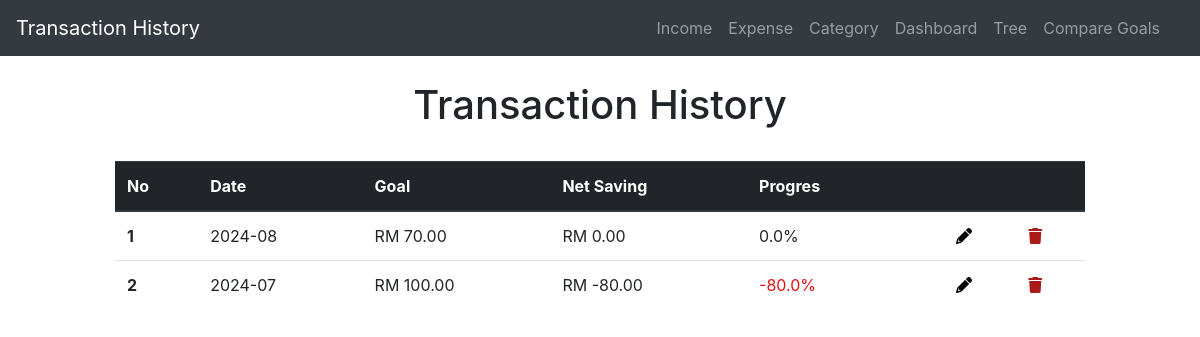
The page /compare on the database as committed earlier.
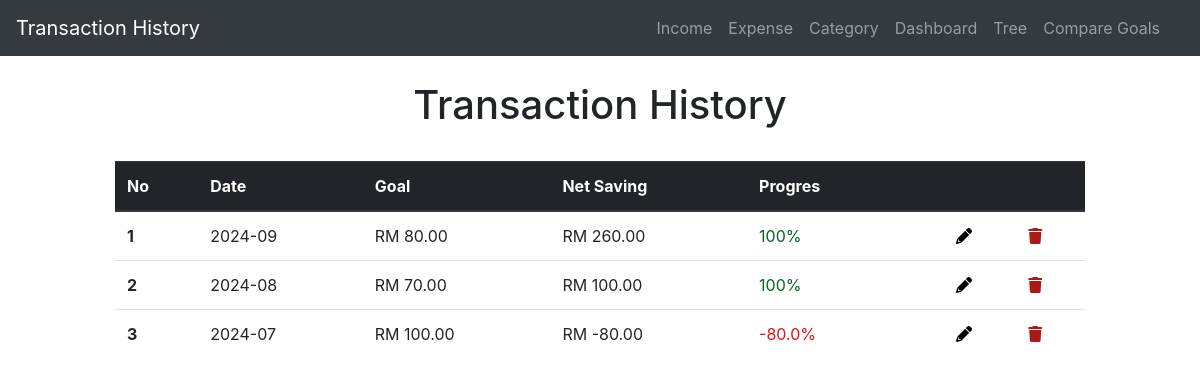
The same page on the database as committed later.
### application/models.py (models this page shows, shortened)
class goal(db.Model):
    id = db.Column(db.Integer, primary_key=True)
    amount = db.Column(db.Double, nullable=False)
    month = db.Column(db.String(30),nullable=False)
    year = db.Column(db.Integer, nullable=False)

### application/routes.py (the view)
@app.route('/compare', methods=['GET', 'POST'])
def compare():
    goall = goal.query.all()
    net_query = db.session.query(
        func.sum(net.amount).label('total'),
        func.strftime('%Y-%m', net.date).label('month_year')
    ).group_by(func.strftime('%Y-%m', net.date)).all()
    net_dict = {result.month_year: result.total for result in net_query}
    amounts = []
    for goal_entry in goall:
        month_year = f'{goal_entry.year}-{int(goal_entry.month):02d}'
        net_amount = net_dict.get(month_year, 0)
        if goal_entry.amount == 0 :
            progress = 0
        else:  # Avoid division by zero
            progress = ( net_amount / goal_entry.amount) * 100
            if progress > 100: progress = 100
        amounts.append({
            'id':goal_entry.id,
            'month_year': month_year,
            'goal': goal_entry.amount,
            'net': net_amount,
            'progress' :progress
        })
        amounts.sort(key=lambda x: x['month_year'], reverse=True)
    return render_template('compare_goal.html', amounts=amounts)

### application/templates/compare_goal.html
{% extends 'layout.html' %}
{% block content %}
<head>
    <link rel="stylesheet" href="https://cdnjs.cloudflare.com/ajax/libs/font-awesome/6.0.0-beta3/css/all.min.css">
</head>
<div class="col-sm-10 ml-auto mr-auto ">
    <center>
     <H1>Transaction History</H1>
    </center>
    <br>
    <table class="table">
        <thead class="thead-dark">
            <tr>
                <th scope="col">No</th>
                <th scope="col">Date</th>
                <th scope="col">Goal</th>
                <th scope="col">Net Saving</th>
                <th scope="col">Progres</th>
                <th scope="col"></th>
                <th scope="col"></th>
                <th scope="col"></th>
            </tr>
        </thead>
        <tbody id="results">
            {% for entry in amounts %}
                    <tr>
                        <th scope="row">{{loop.index}}</th>
                        <td>{{entry.month_year}}</td>
                        <td class="amount-field">RM {{ "{:.2f}".format(entry.goal) }}</td>
                        <td class="amount-field">RM {{ "{:.2f}".format(entry.net) }}</td>
                        {% if entry.progress < 0 %}
                            <td><span style="color: rgb(223, 20, 20);">{{ entry.progress | round(2) }}%</span></td>
                        {% elif entry.progress == 100 %}
                            <td><span style="color: rgb(0, 100, 38);">{{ entry.progress | round(2) }}%</span></td>
                        {% else %}
                            <td>{{ entry.progress | round(2) }}%</td>
                        {% endif %}
                        <td></td><td><a href="{{ url_for('edit_goal', entry_id=entry.id) }}"  class="edit" title="Edit" data-toggle="tooltip" id="1"><i class="fa fa-pencil" style="color: rgb(0, 0, 0);"></i></a></td>
                        <td><a href="{{ url_for('delete_goal', entry_id=entry.id ) }}" class="delete" title="Delete" data-toggle="tooltip" id="1"><i class="fa-solid fa-trash" style="color: rgb(172, 25, 25);"></i></a></td>
                    </tr>
            {% endfor %}
        </tbody>
    </table>
</div>
{% endblock %}

### application/templates/layout.html (shortened to what this page needs)
<!DOCTYPE html>
<html lang="en">
<head>
    <link rel="stylesheet"
        href="https://maxcdn.bootstrapcdn.com/bootstrap/4.0.0/css/bootstrap.min.css"
        href="static/styles.css"
>
</head>
<body>
    <div class="container-fluid">
        <div class="row">
            <div class="col-md-12 p-0">
                <header class="mb-4">
                    <nav class="navbar navbar-expand-lg navbar-dark bg-dark">
                        <a class="navbar-brand" href="{{ url_for('index') }}">Transaction History</a>
                        <div class="collapse navbar-collapse" id="navbarNavAltMarkup">
                            <div class="navbar-nav ml-auto mr-3">
                                <a class="nav-item nav-link" href="{{ url_for('add_income') }}">Income</a>
                                <a class="nav-item nav-link" href="{{ url_for('add_expense') }}">Expense</a>
                                <a class="nav-item nav-link" href="{{ url_for('categoryy') }}">Category</a>
                                <a class="nav-item nav-link" href="{{ url_for('dashboard') }}">Dashboard</a>
                                <a class="nav-item nav-link" href="{{ url_for('tree') }}">Tree</a>
                                <a class="nav-item nav-link" href="{{ url_for('compare') }}">Compare Goals</a>
                            </div>
                        </div>
                    </nav>
                </header>
            </div>
        </div>
        <div class="row justify-content-center">
            <div class="col-md-10"></div>
                {% block content %}{% endblock %}
            </div>
        </div>
</body>
</html>

Rows that differ between the two databases and show on the page:
added goal: month_year "2024-09", goal "80.00", net "260.00", progress "100"
computed for goal (number 2 of 3 on the later page): net "0.00" → "100.00"; progress "0.0" → "100"
